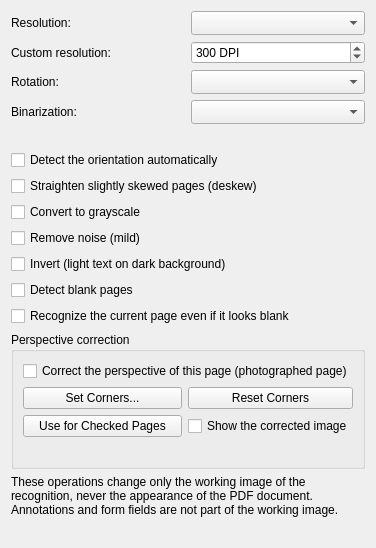
           <widget class="QWidget" name="imageTabContents">
            <layout class="QVBoxLayout" name="imageTabLayout">
             <item>
              <layout class="QGridLayout" name="imageGridLayout">
               <item row="0" column="0">
                <widget class="QLabel" name="dpiLabel">
                 <property name="text">
                  <string>Resolution:</string>
                 </property>
                 <property name="buddy">
                  <cstring>dpiComboBox</cstring>
                 </property>
                </widget>
               </item>
               <item row="0" column="1">
                <widget class="QComboBox" name="dpiComboBox">
                 <property name="accessibleName">
                  <string>Resolution of the working image</string>
                 </property>
                 <property name="sizeAdjustPolicy">
                  <enum>QComboBox::AdjustToMinimumContentsLengthWithIcon</enum>
                 </property>
                 <property name="minimumContentsLength">
                  <number>8</number>
                 </property>
                </widget>
               </item>
               <item row="1" column="0">
                <widget class="QLabel" name="customDpiLabel">
                 <property name="text">
                  <string>Custom resolution:</string>
                 </property>
                 <property name="buddy">
                  <cstring>customDpiSpinBox</cstring>
                 </property>
                </widget>
               </item>
               <item row="1" column="1">
                <widget class="QSpinBox" name="customDpiSpinBox">
                 <property name="accessibleName">
                  <string>Custom resolution</string>
                 </property>
                 <property name="minimum">
                  <number>150</number>
                 </property>
                 <property name="maximum">
                  <number>1200</number>
                 </property>
                 <property name="singleStep">
                  <number>50</number>
                 </property>
                 <property name="value">
                  <number>300</number>
                 </property>
                 <property name="suffix">
                  <string> DPI</string>
                 </property>
                </widget>
               </item>
               <item row="2" column="0">
                <widget class="QLabel" name="rotationLabel">
                 <property name="text">
                  <string>Rotation:</string>
                 </property>
                 <property name="buddy">
                  <cstring>rotationComboBox</cstring>
                 </property>
                </widget>
               </item>
               <item row="2" column="1">
                <widget class="QComboBox" name="rotationComboBox">
                 <property name="accessibleName">
                  <string>Rotation of the working image</string>
                 </property>
                 <property name="sizeAdjustPolicy">
                  <enum>QComboBox::AdjustToMinimumContentsLengthWithIcon</enum>
                 </property>
                 <property name="minimumContentsLength">
                  <number>8</number>
                 </property>
                </widget>
               </item>
               <item row="3" column="0">
                <widget class="QLabel" name="binarizationLabel">
                 <property name="text">
                  <string>Binarization:</string>
                 </property>
                 <property name="buddy">
                  <cstring>binarizationComboBox</cstring>
                 </property>
                </widget>
               </item>
               <item row="3" column="1">
                <widget class="QComboBox" name="binarizationComboBox">
                 <property name="accessibleName">
                  <string>Binarization</string>
                 </property>
                 <property name="sizeAdjustPolicy">
                  <enum>QComboBox::AdjustToMinimumContentsLengthWithIcon</enum>
                 </property>
                 <property name="minimumContentsLength">
                  <number>8</number>
                 </property>
                </widget>
               </item>
              </layout>
             </item>
             <item>
              <widget class="QLabel" name="memoryEstimateLabel">
               <property name="text">
                <string></string>
               </property>
               <property name="wordWrap">
                <bool>true</bool>
               </property>
              </widget>
             </item>
             <item>
              <widget class="QCheckBox" name="autoOrientationCheckBox">
               <property name="text">
                <string>Detect the orientation automatically</string>
               </property>
               <property name="toolTip">
                <string>Detects the page orientation before the recognition. If there is not enough text, the orientation is kept; the manual rotation above is applied in addition.</string>
               </property>
               <property name="accessibleName">
                <string>Detect the orientation automatically</string>
               </property>
              </widget>
             </item>
             <item>
              <widget class="QCheckBox" name="deskewCheckBox">
               <property name="text">
                <string>Straighten slightly skewed pages (deskew)</string>
               </property>
               <property name="toolTip">
                <string>Small skew is corrected in the working image only. The original page is never changed.</string>
               </property>
               <property name="accessibleName">
                <string>Straighten slightly skewed pages (deskew)</string>
               </property>
              </widget>
             </item>
             <item>
              <widget class="QCheckBox" name="grayscaleCheckBox">
               <property name="text">
                <string>Convert to grayscale</string>
               </property>
               <property name="accessibleName">
                <string>Convert to grayscale</string>
               </property>
              </widget>
             </item>
             <item>
              <widget class="QCheckBox" name="denoiseCheckBox">
               <property name="text">
                <string>Remove noise (mild)</string>
               </property>
               <property name="accessibleName">
                <string>Remove noise (mild)</string>
               </property>
              </widget>
             </item>
             <item>
              <widget class="QCheckBox" name="invertCheckBox">
               <property name="text">
                <string>Invert (light text on dark background)</string>
               </property>
               <property name="accessibleName">
                <string>Invert (light text on dark background)</string>
               </property>
              </widget>
             </item>
             <item>
              <widget class="QCheckBox" name="detectBlankPagesCheckBox">
               <property name="text">
                <string>Detect blank pages</string>
               </property>
               <property name="toolTip">
                <string>Pages without any ink are not recognized and get the state "No text found"</string>
               </property>
               <property name="accessibleName">
                <string>Detect blank pages</string>
               </property>
              </widget>
             </item>
             <item>
              <widget class="QCheckBox" name="overrideBlankCheckBox">
               <property name="text">
                <string>Recognize the current page even if it looks blank</string>
               </property>
               <property name="accessibleName">
                <string>Recognize the current page even if it looks blank</string>
               </property>
              </widget>
             </item>
             <item>
              <widget class="QGroupBox" name="perspectiveGroupBox">
               <property name="title">
                <string>Perspective correction</string>
               </property>
               <layout class="QGridLayout" name="perspectiveLayout">
                <item row="0" column="0" colspan="2">
                 <widget class="QCheckBox" name="perspectiveCheckBox">
                  <property name="text">
                   <string>Correct the perspective of this page (photographed page)</string>
                  </property>
                  <property name="toolTip">
                   <string>The four corners of the document on the photo are mapped onto a rectangle. Only the working image of the recognition is corrected; the text layer is placed onto the photo.</string>
                  </property>
                  <property name="accessibleName">
                   <string>Correct the perspective of this page</string>
                  </property>
                 </widget>
                </item>
                <item row="1" column="0">
                 <widget class="QPushButton" name="perspectiveEditButton">
                  <property name="text">
                   <string>Set Corners...</string>
                  </property>
                  <property name="toolTip">
                   <string>Drag the four corners of the document in the original view; Enter confirms, Escape cancels</string>
                  </property>
                 </widget>
                </item>
                <item row="1" column="1">
                 <widget class="QPushButton" name="perspectiveResetButton">
                  <property name="text">
                   <string>Reset Corners</string>
                  </property>
                  <property name="toolTip">
                   <string>Place the corners onto the corners of the page</string>
                  </property>
                 </widget>
                </item>
                <item row="2" column="0">
                 <widget class="QPushButton" name="perspectiveCopyButton">
                  <property name="text">
                   <string>Use for Checked Pages</string>
                  </property>
                  <property name="toolTip">
                   <string>Use the corners for the checked pages of the same size (a camera on a stand distorts all pages the same way)</string>
                  </property>
                 </widget>
                </item>
                <item row="2" column="1">
                 <widget class="QCheckBox" name="perspectivePreviewCheckBox">
                  <property name="text">
                   <string>Show the corrected image</string>
                  </property>
                  <property name="toolTip">
                   <string>Show only the working image with the corrected perspective; the overlay of the words is hidden</string>
                  </property>
                 </widget>
                </item>
                <item row="3" column="0" colspan="2">
                 <widget class="QLabel" name="perspectiveInfoLabel">
                  <property name="text">
                   <string/>
                  </property>
                  <property name="wordWrap">
                   <bool>true</bool>
                  </property>
                 </widget>
                </item>
               </layout>
              </widget>
             </item>
             <item>
              <widget class="QLabel" name="imageNoteLabel">
               <property name="text">
                <string>These operations change only the working image of the recognition, never the appearance of the PDF document. Annotations and form fields are not part of the working image.</string>
               </property>
               <property name="wordWrap">
                <bool>true</bool>
               </property>
              </widget>
             </item>
             <item>
              <spacer name="imageTabSpacer">
               <property name="orientation">
                <enum>Qt::Vertical</enum>
               </property>
               <property name="sizeHint" stdset="0">
                <size>
                 <width>20</width>
                 <height>20</height>
                </size>
               </property>
              </spacer>
             </item>
            </layout>
           </widget>
